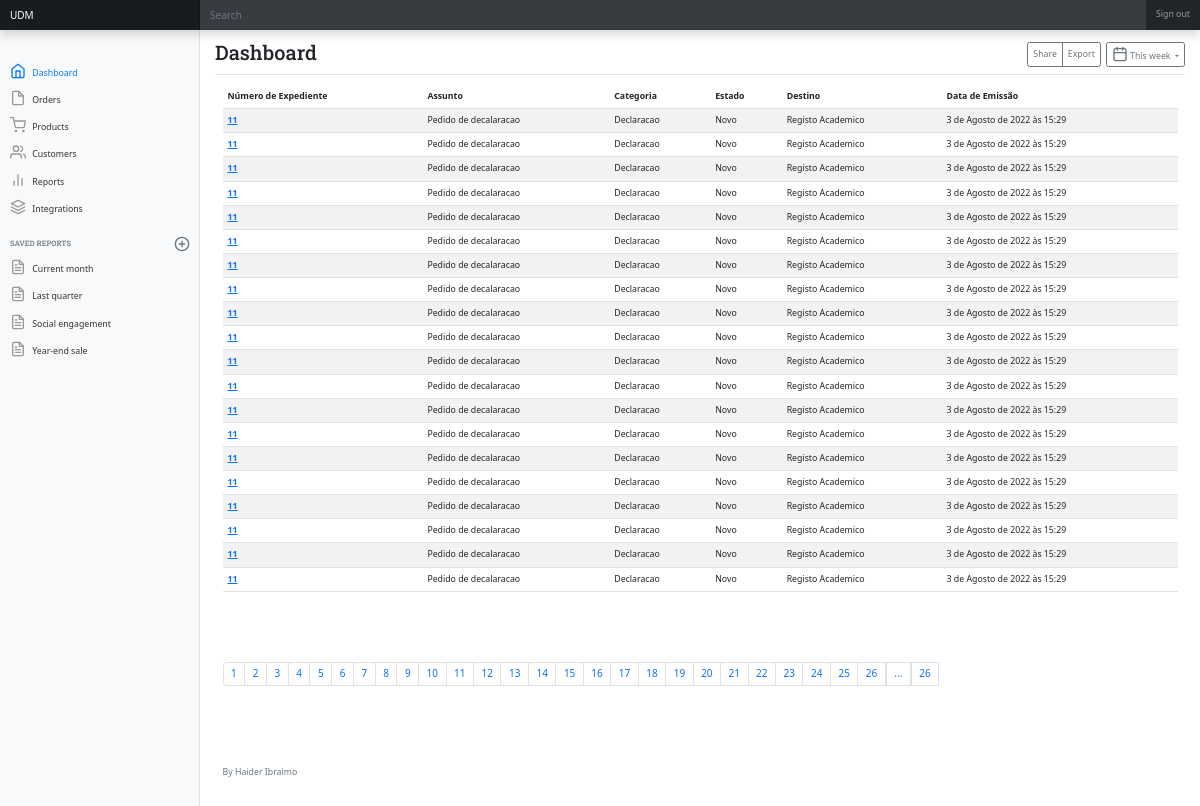
Before: / with the older database file.
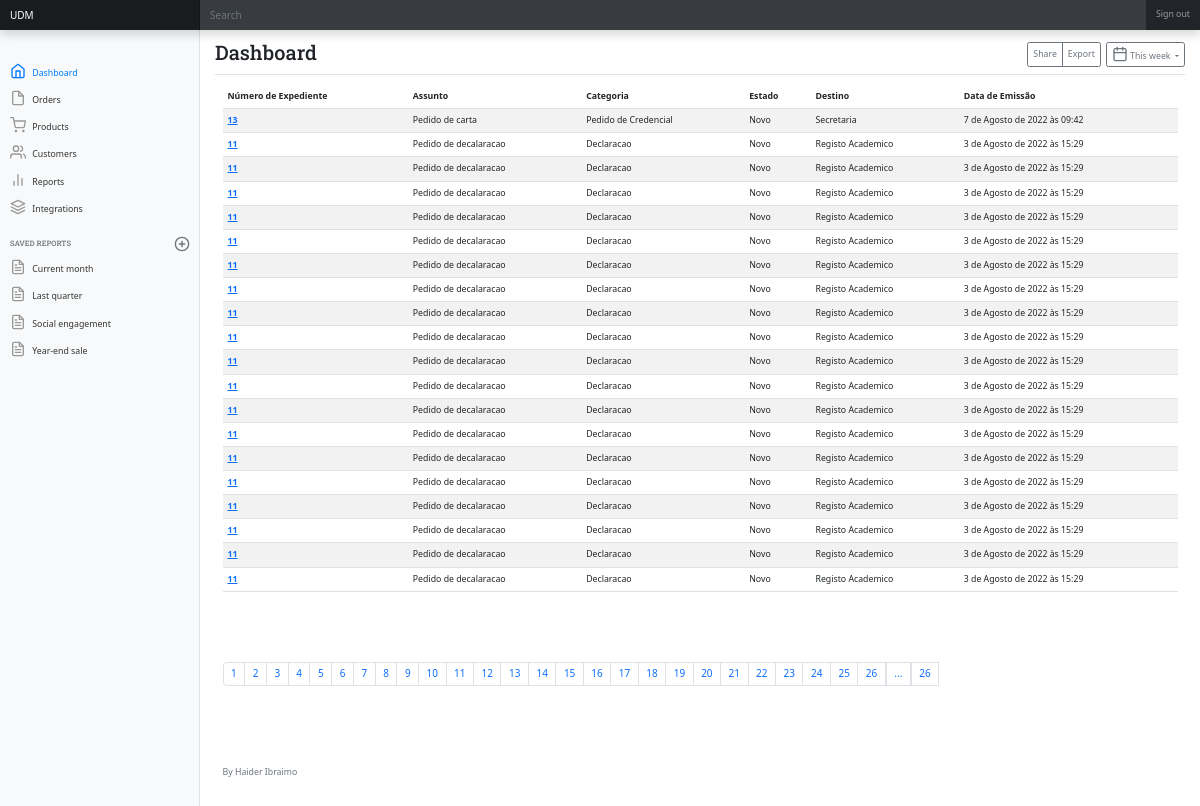
After: the same page with the newer database file.
### expedient/models.py (models this page shows, shortened)
class Expedient(models.Model):
    numero_Ex = models.IntegerField()
    tipo = models.CharField(max_length=50)
    departamento = models.CharField(max_length=65)
    categoria = models.CharField(max_length=65)
    assunto = models.CharField(max_length=65, null=True, blank=True, default='Sem Assunto')
    prioridade = models.CharField(max_length=20)
    confidencial = models.BooleanField(default=False)
    estado = models.CharField(max_length=20)
    anexo = models.FileField(upload_to ='expedient/uploads/%Y/%m/%d/')
    data_emissao = models.DateTimeField(auto_now_add=True)
    data_recepcao = models.DateTimeField(auto_now=True)
    recebido = models.BooleanField(default=False)
    slug = models.SlugField()
    departamento = models.ForeignKey(Departamento, on_delete=models.SET_NULL, null=True, blank=True, default=None)
    usuario = models.ForeignKey(User, on_delete=models.SET_NULL, null=True)

class Departamento(models.Model):
    nome = models.CharField(max_length=65)
    def __str__(self):
        return self.nome

### expedient/views.py (the view)
# urls.py: path('', views.home, name="home"),
def home(request):
    expedients = Expedient.objects.filter(recebido=False).order_by('-id')
    page_obj, pagination_range = make_pagination(request, expedients, PER_PAGES)
    return render(request, 'expedient/pages/home.html', context={
        'expedients': page_obj,
        'pagination_range': pagination_range,
    })

### utils/expedient/pagination.py (called while the page is built)
def make_pagination(request, queryset, per_page, qty_pages=4):
    try:
        current_page = int(request.GET.get('page', 1))
    except ValueError:
        current_page = 1
    paginator = Paginator(queryset, per_page)
    page_obj = paginator.get_page(current_page)
    pagination_range = make_pagination_range(
        paginator.page_range,
        qty_pages,
        current_page
    )
    return page_obj, pagination_range

### expedient/templates/expedient/pages/home.html (shortened to what this page needs)
{% extends 'global/base.html' %}
{% block content %}
<div class="main-content main-content-list container">
    <table class="table table-striped">
        <thead>
            <tr>
              <th scope="col">Número de Expediente</th>
              <th scope="col">Assunto</th>
              <th scope="col">Categoria</th>
              <th scope="col">Estado</th>
              <th scope="col">Destino</th>
              <th scope="col">Data de Emissão</th>
            </tr>
          </thead>
          <tbody>
    {% for expedient in expedients %}
        {% include 'expedient/partials/expedients-table.html' %}
    {% endfor %}
</tbody>
</table>
</div>
{% endblock content %}

### base_templates/global/base.html
<!DOCTYPE html>
<html lang="pt-BR">
<head>
    {% include 'expedient/partials/head.html' %}
</head>
<body>
    {% include 'expedient/partials/header.html' %}
    <main class="main-content-container">
        {% block content %}{% endblock content %}
        {% include 'expedient/partials/pagination.html' %}
    </main>
    {% include 'expedient/partials/footer.html' %}
</body>
</html>

### expedient/templates/expedient/partials/head.html (shortened to what this page needs)
{% load static %}
<link rel="stylesheet" href="https://cdnjs.cloudflare.com/ajax/libs/font-awesome/5.15.4/css/fontawesome.min.css"
 />
<link rel="stylesheet" href="https://cdnjs.cloudflare.com/ajax/libs/font-awesome/5.15.4/css/brands.min.css"
 />
<link rel="stylesheet" href="https://cdnjs.cloudflare.com/ajax/libs/font-awesome/5.15.4/css/solid.min.css"
 />
<link rel="stylesheet" href="recipes/css/styles.css">
<link rel="stylesheet" href="{% static 'recipes/css/styles.css' %}">
<link rel="stylesheet" href="{% static 'global/css/bootstrap.min.css' %}">
<link rel="stylesheet" href="{% static 'expedient/css/dashboard.css' %}">

### expedient/templates/expedient/partials/header.html (shortened to what this page needs)
<header class="navbar navbar-dark sticky-top bg-dark flex-md-nowrap p-0 shadow">
    <a class="navbar-brand col-md-3 col-lg-2 me-0 px-3 fs-6" href="#">UDM</a>
    <input class="form-control form-control-dark w-100 rounded-0 border-0" type="text" placeholder="Search" aria-label="Search">
    <div class="navbar-nav">
      <div class="nav-item text-nowrap">
        <a class="nav-link px-3" href="#">Sign out</a>
      </div>
    </div>
  </header>
  <div class="container-fluid">
    <div class="row">
      <nav id="sidebarMenu" class="col-md-3 col-lg-2 d-md-block bg-light sidebar collapse">
        <div class="position-sticky pt-3 sidebar-sticky">
          <ul class="nav flex-column">
            <li class="nav-item">
              <a class="nav-link active" aria-current="page" href="#">
                <span data-feather="home" class="align-text-bottom"></span>
                Dashboard
              </a>
            </li>
            <li class="nav-item">
              <a class="nav-link" href="#">
                <span data-feather="file" class="align-text-bottom"></span>
                Orders
              </a>
            </li>
            <li class="nav-item">
              <a class="nav-link" href="#">
                <span data-feather="shopping-cart" class="align-text-bottom"></span>
                Products
              </a>
            </li>
            <li class="nav-item">
              <a class="nav-link" href="#">
                <span data-feather="users" class="align-text-bottom"></span>
                Customers
              </a>
            </li>
            <li class="nav-item">
              <a class="nav-link" href="#">
                <span data-feather="bar-chart-2" class="align-text-bottom"></span>
                Reports
              </a>
            </li>
            <li class="nav-item">
              <a class="nav-link" href="#">
                <span data-feather="layers" class="align-text-bottom"></span>
                Integrations
              </a>
            </li>
          </ul>
          <h6 class="sidebar-heading d-flex justify-content-between align-items-center px-3 mt-4 mb-1 text-muted text-uppercase">
            <span>Saved reports</span>
            <a class="link-secondary" href="#" aria-label="Add a new report">
              <span data-feather="plus-circle" class="align-text-bottom"></span>
            </a>
          </h6>
          <ul class="nav flex-column mb-2">
            <li class="nav-item">
              <a class="nav-link" href="#">
                <span data-feather="file-text" class="align-text-bottom"></span>
                Current month
              </a>
            </li>
            <li class="nav-item">
              <a class="nav-link" href="#">
                <span data-feather="file-text" class="align-text-bottom"></span>
                Last quarter
              </a>
            </li>
            <li class="nav-item">
              <a class="nav-link" href="#">
                <span data-feather="file-text" class="align-text-bottom"></span>
                Social engagement
              </a>
            </li>
            <li class="nav-item">
              <a class="nav-link" href="#">
                <span data-feather="file-text" class="align-text-bottom"></span>
                Year-end sale
              </a>
            </li>
          </ul>
        </div>
      </nav>
      <main class="col-md-9 ms-sm-auto col-lg-10 px-md-4">
        <div class="d-flex justify-content-between flex-wrap flex-md-nowrap align-items-center pt-3 pb-2 mb-3 border-bottom">
          <h1 class="h2">Dashboard</h1>
          <div class="btn-toolbar mb-2 mb-md-0">
            <div class="btn-group me-2">
              <button type="button" class="btn btn-sm btn-outline-secondary">Share</button>
              <button type="button" class="btn btn-sm btn-outline-secondary">Export</button>
            </div>
            <button type="button" class="btn btn-sm btn-outline-secondary dropdown-toggle">
              <span data-feather="calendar" class="align-text-bottom"></span>
              This week
            </button>
          </div>
        </div>

### expedient/templates/expedient/partials/expedients-table.html
        <tr>
          <th scope="row">
            <a href="#">
                {{ expedient.numero_Ex }}
            </a>
          </th>
          <td> {{ expedient.assunto }}</td>
          <td>{{ expedient.categoria }}</td>
          <td>{{ expedient.estado }}</td>
          <td>{{ expedient.departamento }}</td>
          <td>{{ expedient.data_emissao }}</td>
        </tr>

### expedient/templates/expedient/partials/pagination.html (shortened to what this page needs)
{% if expedients.has_other_pages %}
<div class="container">
    <nav aria-label="Page navigation example">
        <ul class="pagination">
            {% for page in pagination_range.page_range %}
            <li class="page-item">
            {% if pagination_range.current_page == page %}
                <a class ="page-link" href="?page={{ page }}{{ additional_url_query}}"> {{ page }} </a>
            {% else %}
                <a class ="page-link" href="?page={{ page }}{{ additional_url_query}}"> {{ page }} </a>
            {% endif %}
            </li>
        {% endfor %}
          {% if pagination_range.last_page_out_of_range %}
          <span class="page-link">...</span>
          <a class ="page-link page-item" href="?page={{ pagination_range.total_pages}}{{ additional_url_query}}"> {{ pagination_range.total_pages }}</a>
          {% endif %}
        </ul>
      </nav>
    </div>
{% endif %}

### expedient/templates/expedient/partials/footer.html (shortened to what this page needs)
{% load static %}
<footer class="footer mt-auto py-3">
  <div class="container">
    <span class="text-muted">By Haider Ibraimo</span>
  </div>
</footer>

### static/recipes/css/styles.css (style rules this page uses)
:root { --color-primary: #269fe6; --color-primary-hover: #2086c2; --color-primary-dark: #13141f; --color-primary-dark-hover: #212336; --color-primary-light: #d4ecfa; --color-primary-light-hover: #bdd8e7; --color-white: #fff; --color-black: #000; --color-dark-text: #444; --color-info-light: #cce5ff; --color-debug-light: #cce5ff; --color-success-light: #d4edda; --color-alert-light: #fff3cd; --color-warning-light: #fff3cd; --color-error-light: #f8d7da; --color-info-dark: #4d86c4; --color-debug-dark: #4d86c4; --color-success-dark: #4a9c5d; --color-alert-dark: #927f40; --color-warning-dark: #927f40; --color-error-dark: #da525d; --color-gray-0: #f9f9f9; --color-gray-1: #e0e0e0; --color-gray-2: #c7c7c7; --color-gray-3: #aeaeae; --color-gray-4: #959595; --color-gray-5: #7d7d7d; --color-gray-6: #646464; --color-gray-7: #4b4b4b; --color-gray-8: #323232; --color-gray-9: #191919; --font-primary: sans-serif; --font-headings: 'Roboto Slab', serif; --spacing-gutter-medium: 3rem; --spacing-gutter-large: 4rem; }
* { padding: 0; margin: 0; box-sizing: border-box; }
html { font-size: 62.5%; }
body { font-size: 1.6rem; font-family: var(--font-primary); background: var(--color-gray-1); color: var(--color-dark-text); }
h1, h2, h3, h4, h5, h6 { font-family: var(--font-headings); }
.container { max-width: 144rem; margin: 0 auto; padding: var(--spacing-gutter-medium); }
.main-content { padding-top: 0; }
.main-content-list { display: grid; grid-template-columns: repeat(auto-fit, minmax(340px, 1fr)); gap: var(--spacing-gutter-large); }

### base_static/expedient/css/dashboard.css (style rules this page uses)
body { font-size: .875rem; }
.feather { width: 16px; height: 16px; vertical-align: text-bottom; }
.sidebar { position: fixed; top: 0; bottom: 0; left: 0; z-index: 100; padding: 0; box-shadow: inset -1px 0 0 rgba(0, 0, 0, .1); }
.sidebar-sticky { position: -webkit-sticky; position: sticky; top: 48px; height: calc(100vh - 48px); padding-top: .5rem; overflow-x: hidden; overflow-y: auto; }
.sidebar .nav-link { font-weight: 500; color: #333; }
.sidebar .nav-link .feather { margin-right: 4px; color: #999; }
.sidebar .nav-link.active { color: #007bff; }
.sidebar .nav-link:hover .feather, .sidebar .nav-link.active .feather { color: inherit; }
.sidebar-heading { font-size: .75rem; text-transform: uppercase; }
.navbar-brand { padding-top: .75rem; padding-bottom: .75rem; font-size: 1rem; background-color: rgba(0, 0, 0, .25); box-shadow: inset -1px 0 0 rgba(0, 0, 0, .25); }
.navbar .form-control { padding: .75rem 1rem; border-width: 0; border-radius: 0; }
.form-control-dark { color: #fff; background-color: rgba(255, 255, 255, .1); border-color: rgba(255, 255, 255, .1); }
.border-bottom { border-bottom: 1px solid #e5e5e5; }

Changed rows visible on the page:
no longer on this page (row unchanged): Expedient: numero_Ex "11", assunto "Pedido de decalaracao", categoria "Declaracao", estado "Novo", departamento "Registo Academico", data_emissao "3 de Agosto de 2022 às 15:29"
added Expedient: numero_Ex "13", assunto "Pedido de carta", categoria "Pedido de Credencial", estado "Novo", departamento "Secretaria", data_emissao "7 de Agosto de 2022 às 09:42"
